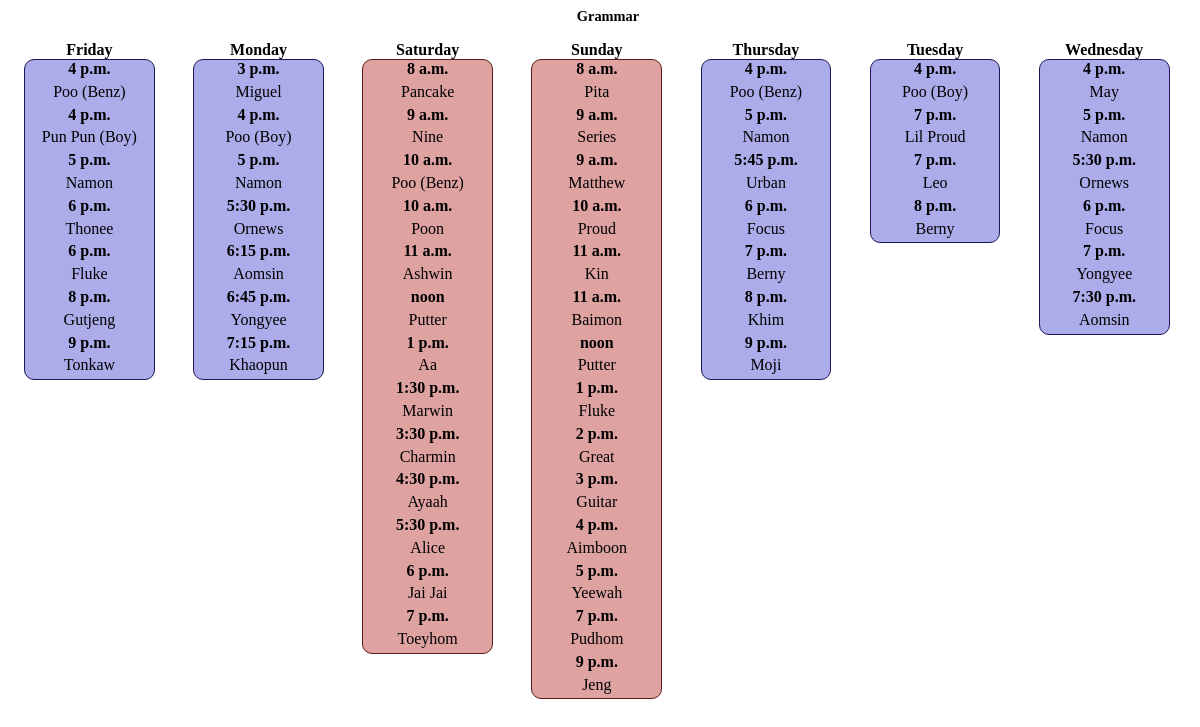
Before: /tutorland/lessonstimetable/print/grammar/ with the older database file.
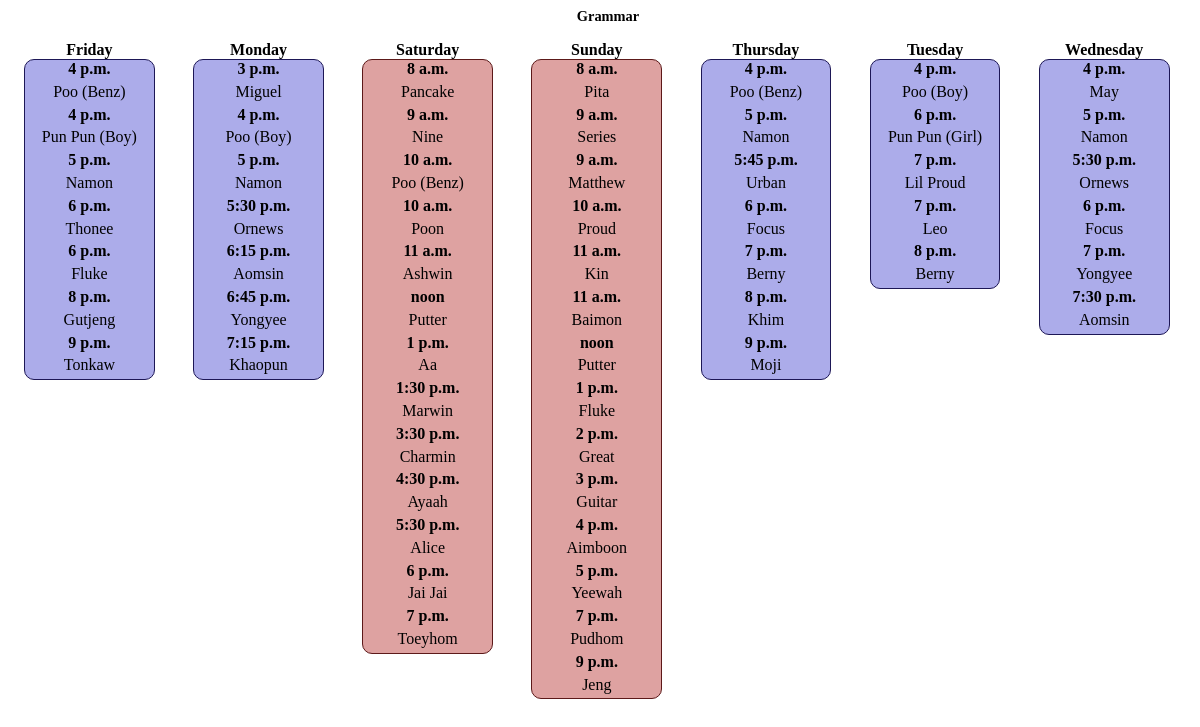
After: the same page with the newer database file.
### api/models.py (models this page shows, shortened)
class Lesson(models.Model):
    id = models.AutoField(auto_created=True, primary_key=True)
    student = models.ForeignKey(Student, on_delete=models.CASCADE)
    day = models.CharField(max_length=10)
    time = models.TimeField()
    subject = models.CharField(choices=SUBJECT_CHOICES, max_length=7)
    isonline = models.BooleanField(default=False)
    created = models.TimeField(auto_now_add=True)
    class Meta:
        verbose_name = "Lesson"
        verbose_name_plural = "Lessons"

class Student(models.Model):
    id = models.AutoField(auto_created=True, primary_key=True)
    name = models.CharField(max_length=30)
    lessons_remaining_grammar_only = models.IntegerField(
        default=0, blank=True, null=True
    )
    lessons_remaining_native_only = models.IntegerField(
        default=0, blank=True, null=True
    )
    lessons_remaining = models.IntegerField(default=0, blank=True, null=True)
    created = models.TimeField(auto_now_add=True)
    class Meta:
        verbose_name = "Student"
        verbose_name_plural = "Students"

### api/views/tutorland_views.py (the view)
def print_grammar_timetable(request):
    lessons = Lesson.objects.all().filter(subject="grammar").order_by("day", "time")
    grouped_lessons = {
        day: list(group)
        for day, group in groupby(lessons, key=lambda lesson: lesson.day)
    }
    context = {"grouped_lessons": grouped_lessons, "subject": "Grammar"}
    return render(request, "timetable_sheet.html", context)

### api/templates/timetable_sheet.html (shortened to what this page needs)
<!DOCTYPE html>
<html>
  <head>
  </head>
  <body>
    <h1>{{subject}}</h1>
    <div class="timetableprintsheet">
      {% for day, lessons in grouped_lessons.items %}
      <div class="table">
        <strong>{{ day|title }}</strong>
        <div class="{{ day|title }}">
          {% for lesson in lessons %}
          <div class="daydata">
            <strong>{{ lesson.time }}</strong>
            <article>{{ lesson.student.name|title }}</article>
          </div>
          {% endfor %}
        </div>
      </div>
      {% endfor %}
    </div>
  </body>
</html>

Changed rows visible on the page:
now on this page (row edited): Lesson: time "6 p.m.", student.name "Pun Pun (Girl)", shown under "Tuesday"
